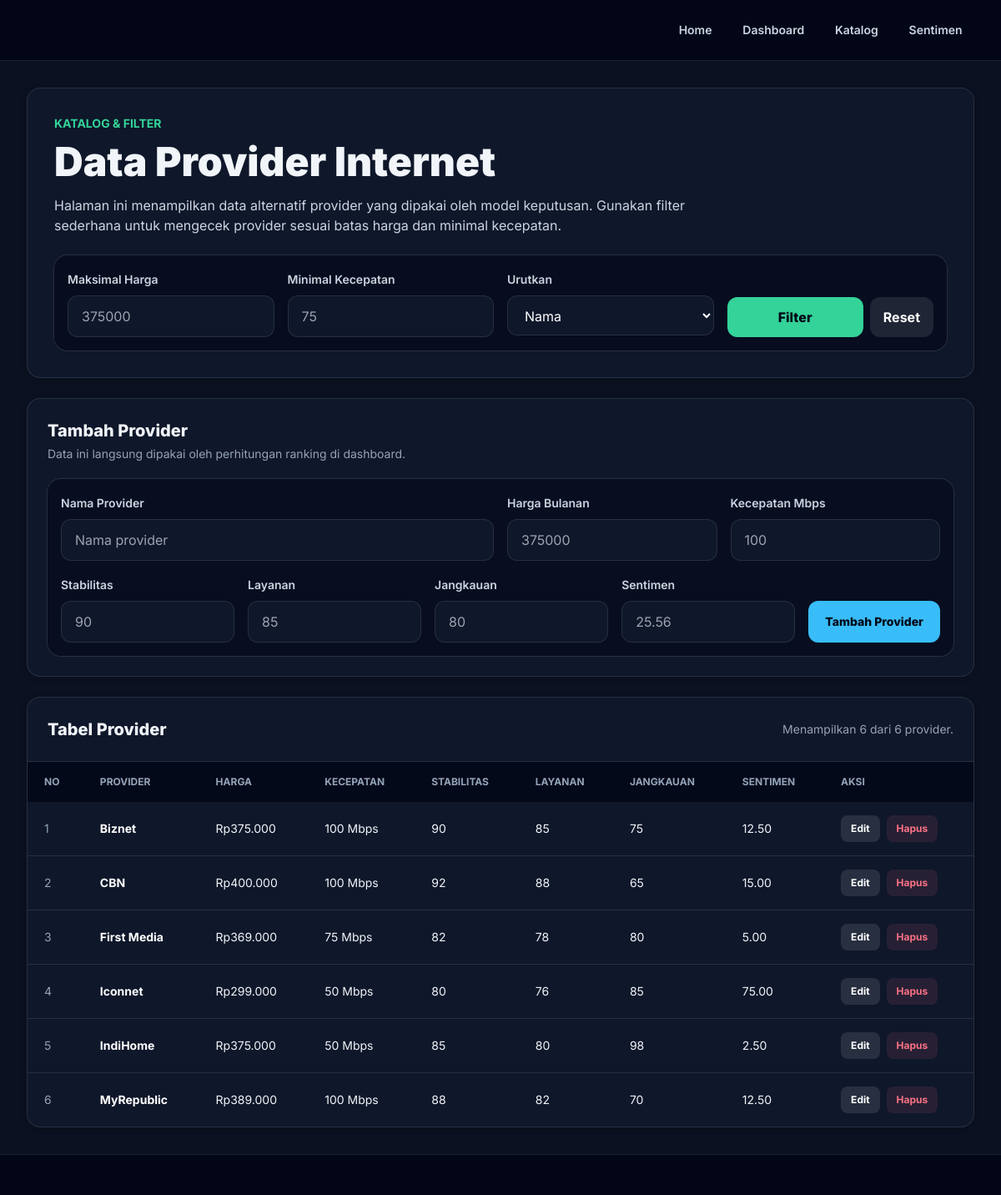
Screenshot of /katalog with the database file from the repository.
### tables this page shows
CREATE TABLE providers (
                id INTEGER PRIMARY KEY AUTOINCREMENT,
                name TEXT UNIQUE NOT NULL,
                price_idr REAL NOT NULL,
                speed_mbps REAL NOT NULL,
                stability REAL NOT NULL,
                service REAL NOT NULL,
                coverage REAL NOT NULL
            , sentiment REAL NOT NULL DEFAULT 0);

### app.py (the view)
@app.route("/katalog")
def katalog():
    providers = fetch_providers()
    filtered_providers = filter_providers(providers)
    edit_id = request.args.get("edit", type=int)
    edit_provider = fetch_provider(edit_id) if edit_id else None
    return render_template(
        "katalog.html",
        title="Katalog Provider",
        providers=filtered_providers,
        total_providers=len(providers),
        edit_provider=edit_provider,
    )

### app.py (called while the page is built)
def get_db() -> sqlite3.Connection:
    if "db" not in g:
        g.db = sqlite3.connect(DATABASE)
        g.db.row_factory = sqlite3.Row
    return g.db

def row_to_provider(row: sqlite3.Row) -> Provider:
    return Provider(
        id=row["id"],
        name=row["name"],
        **{field: row[field] for field in PROVIDER_FIELDS},
    )

def fetch_providers() -> list[Provider]:
    rows = get_db().execute("SELECT * FROM providers ORDER BY id").fetchall()
    return [row_to_provider(row) for row in rows]

def filter_providers(providers: list[Provider]) -> list[Provider]:
    max_price = request.args.get("max_price", type=float)
    min_speed = request.args.get("min_speed", type=float)
    sort_by = request.args.get("sort_by", "name")
    filtered = providers
    if max_price:
        filtered = [provider for provider in filtered if provider.price_idr <= max_price]
    if min_speed:
        filtered = [provider for provider in filtered if provider.speed_mbps >= min_speed]
    sort_map = {
        "name": lambda provider: provider.name,
        "price": lambda provider: provider.price_idr,
        "speed": lambda provider: -provider.speed_mbps,
        "stability": lambda provider: -provider.stability,
    }
    return sorted(filtered, key=sort_map.get(sort_by, sort_map["name"]))

@app.template_filter("idr")
def format_idr(value: float) -> str:
    return f"Rp{value:,.0f}".replace(",", ".")

### templates/katalog.html (shortened to what this page needs)
{% extends "layout.html" %}
{% block content %}
  <section class="glass rounded-2xl p-6 sm:p-8">
    <p class="text-sm font-bold uppercase text-mint">Katalog & Filter</p>
    <h1 class="mt-3 text-3xl font-black sm:text-5xl">Data Provider Internet</h1>
    <p class="mt-4 max-w-3xl text-slate-300">
      Halaman ini menampilkan data alternatif provider yang dipakai oleh model keputusan.
      Gunakan filter sederhana untuk mengecek provider sesuai batas harga dan minimal kecepatan.
    </p>
    <form method="get" class="mt-6 grid gap-4 rounded-2xl bg-slate-950/60 p-4 ring-1 ring-white/10 md:grid-cols-4">
      <label class="block">
        <span class="text-sm font-semibold text-slate-300">Maksimal Harga</span>
        <input name="max_price" value="{{ request.args.get('max_price', '') }}" type="number" placeholder="375000" class="mt-2 w-full rounded-xl border border-white/10 bg-slate-900 px-4 py-3 text-white outline-none focus:border-neon" />
      </label>
      <label class="block">
        <span class="text-sm font-semibold text-slate-300">Minimal Kecepatan</span>
        <input name="min_speed" value="{{ request.args.get('min_speed', '') }}" type="number" placeholder="75" class="mt-2 w-full rounded-xl border border-white/10 bg-slate-900 px-4 py-3 text-white outline-none focus:border-neon" />
      </label>
      <label class="block">
        <span class="text-sm font-semibold text-slate-300">Urutkan</span>
        <select name="sort_by" class="mt-2 w-full rounded-xl border border-white/10 bg-slate-900 px-4 py-3 text-white outline-none focus:border-neon">
          {% set sort_by = request.args.get('sort_by', 'name') %}
          <option value="name" {{ "selected" if sort_by == "name" else "" }}>Nama</option>
        </select>
      </label>
      <div class="flex items-end gap-2">
        <button class="w-full rounded-xl bg-mint px-4 py-3 font-extrabold text-slate-950">Filter</button>
        <a href="{{ url_for('katalog') }}" class="rounded-xl bg-white/10 px-4 py-3 font-bold text-white">Reset</a>
      </div>
    </form>
  </section>
  <section class="glass mt-6 rounded-2xl p-6">
    <div class="flex flex-col gap-2 sm:flex-row sm:items-start sm:justify-between">
      <div>
        <h2 class="text-xl font-extrabold">{{ "Edit Provider" if edit_provider else "Tambah Provider" }}</h2>
        <p class="mt-1 text-sm text-slate-400">Data ini langsung dipakai oleh perhitungan ranking di dashboard.</p>
      </div>
    </div>
    <form method="post" action="{{ url_for('save_provider') }}" class="mt-5 rounded-2xl bg-slate-950/50 p-4 ring-1 ring-white/10">
      <div class="grid gap-4 lg:grid-cols-4">
        <label class="block lg:col-span-2">
          <span class="text-sm font-semibold text-slate-300">Nama Provider</span>
          <input name="name" value="{{ edit_provider.name if edit_provider else '' }}" required placeholder="Nama provider" class="mt-2 w-full rounded-xl border border-white/10 bg-slate-900 px-4 py-3 text-white outline-none focus:border-neon" />
        </label>
        <label class="block">
          <span class="text-sm font-semibold text-slate-300">Harga Bulanan</span>
          <input name="price_idr" value="{{ '%.0f'|format(edit_provider.price_idr) if edit_provider else '' }}" required min="0" type="number" placeholder="375000" class="mt-2 w-full rounded-xl border border-white/10 bg-slate-900 px-4 py-3 text-white outline-none focus:border-neon" />
        </label>
        <label class="block">
          <span class="text-sm font-semibold text-slate-300">Kecepatan Mbps</span>
          <input name="speed_mbps" value="{{ '%.0f'|format(edit_provider.speed_mbps) if edit_provider else '' }}" required min="0" type="number" placeholder="100" class="mt-2 w-full rounded-xl border border-white/10 bg-slate-900 px-4 py-3 text-white outline-none focus:border-neon" />
        </label>
      </div>
      <div class="mt-4 grid gap-4 lg:grid-cols-[1fr_1fr_1fr_1fr_auto]">
        <label class="block">
          <span class="text-sm font-semibold text-slate-300">Stabilitas</span>
          <input name="stability" value="{{ '%.0f'|format(edit_provider.stability) if edit_provider else '' }}" required min="0" max="100" type="number" placeholder="90" class="mt-2 w-full rounded-xl border border-white/10 bg-slate-900 px-4 py-3 text-white outline-none focus:border-neon" />
        </label>
        <label class="block">
          <span class="text-sm font-semibold text-slate-300">Layanan</span>
          <input name="service" value="{{ '%.0f'|format(edit_provider.service) if edit_provider else '' }}" required min="0" max="100" type="number" placeholder="85" class="mt-2 w-full rounded-xl border border-white/10 bg-slate-900 px-4 py-3 text-white outline-none focus:border-neon" />
        </label>
        <label class="block">
          <span class="text-sm font-semibold text-slate-300">Jangkauan</span>
          <input name="coverage" value="{{ '%.0f'|format(edit_provider.coverage) if edit_provider else '' }}" required min="0" max="100" type="number" placeholder="80" class="mt-2 w-full rounded-xl border border-white/10 bg-slate-900 px-4 py-3 text-white outline-none focus:border-neon" />
        </label>
        <label class="block">
          <span class="text-sm font-semibold text-slate-300">Sentimen</span>
          <input name="sentiment" value="{{ '%.2f'|format(edit_provider.sentiment) if edit_provider else '' }}" required min="0" max="100" step="0.01" type="number" placeholder="25.56" class="mt-2 w-full rounded-xl border border-white/10 bg-slate-900 px-4 py-3 text-white outline-none focus:border-neon" />
        </label>
        <div class="flex items-end">
          <button class="h-[50px] w-full whitespace-nowrap rounded-xl bg-neon px-5 text-sm font-extrabold text-slate-950 transition hover:bg-sky-300 lg:w-auto">
            {{ "Simpan Perubahan" if edit_provider else "Tambah Provider" }}
          </button>
        </div>
      </div>
    </form>
  </section>
  <section class="glass mt-6 overflow-hidden rounded-2xl">
    <div class="flex flex-col gap-2 border-b border-white/10 p-6 sm:flex-row sm:items-center sm:justify-between">
      <h2 class="text-xl font-extrabold">Tabel Provider</h2>
      <p class="text-sm text-slate-400">Menampilkan {{ providers|length }} dari {{ total_providers }} provider.</p>
    </div>
    <div class="overflow-x-auto">
      <table class="w-full min-w-[840px] text-left text-sm">
        <thead class="bg-slate-950/80 text-xs uppercase text-slate-400">
          <tr>
            <th class="px-5 py-4">No</th>
            <th class="px-5 py-4">Provider</th>
            <th class="px-5 py-4">Harga</th>
            <th class="px-5 py-4">Kecepatan</th>
            <th class="px-5 py-4">Stabilitas</th>
            <th class="px-5 py-4">Layanan</th>
            <th class="px-5 py-4">Jangkauan</th>
            <th class="px-5 py-4">Sentimen</th>
            <th class="px-5 py-4">Aksi</th>
          </tr>
        </thead>
        <tbody class="divide-y divide-white/10">
          {% for provider in providers %}
            <tr class="hover:bg-white/5">
              <td class="px-5 py-4 text-slate-400">{{ loop.index }}</td>
              <td class="px-5 py-4 font-bold text-white">{{ provider.name }}</td>
              <td class="px-5 py-4">{{ provider.price_idr|idr }}</td>
              <td class="px-5 py-4">{{ "%.0f"|format(provider.speed_mbps) }} Mbps</td>
              <td class="px-5 py-4">{{ "%.0f"|format(provider.stability) }}</td>
              <td class="px-5 py-4">{{ "%.0f"|format(provider.service) }}</td>
              <td class="px-5 py-4">{{ "%.0f"|format(provider.coverage) }}</td>
              <td class="px-5 py-4">{{ "%.2f"|format(provider.sentiment) }}</td>
              <td class="px-5 py-4">
                <div class="flex gap-2">
                  <a href="{{ url_for('katalog', edit=provider.id) }}" class="rounded-lg bg-white/10 px-3 py-2 text-xs font-bold text-white transition hover:bg-white/15">Edit</a>
                  <form method="post" action="{{ url_for('delete_provider', provider_id=provider.id) }}">
                    <button class="rounded-lg bg-rose/10 px-3 py-2 text-xs font-bold text-rose transition hover:bg-rose/20" onclick="return confirm('Hapus provider ini?')">Hapus</button>
                  </form>
                </div>
              </td>
            </tr>
          {% else %}
            <tr>
              <td colspan="8" class="px-5 py-8 text-center text-slate-400">Tidak ada provider yang sesuai filter.</td>
            </tr>
          {% endfor %}
        </tbody>
      </table>
    </div>
  </section>
{% endblock %}

### templates/layout.html (shortened to what this page needs)
<!doctype html>
<html lang="id" class="scroll-smooth">
<head>
  <script src="https://cdn.tailwindcss.com"></script>
</head>
<body class="font-sans text-slate-100 antialiased">
  <nav class="sticky top-0 z-50 border-b border-white/10 bg-slate-950/90 backdrop-blur-xl">
    <div
      class="mx-auto flex max-w-7xl flex-col gap-4 px-4 py-4 sm:px-6 lg:flex-row lg:items-center lg:justify-between lg:px-8">
      <div class="flex flex-wrap gap-2 text-sm font-semibold text-slate-300">
        <a class="nav-link" href="{{ url_for('home') }}">Home</a>
        <a class="nav-link" href="{{ url_for('dashboard') }}">Dashboard</a>
        <a class="nav-link" href="{{ url_for('katalog') }}">Katalog</a>
        <a class="nav-link" href="{{ url_for('sentimen') }}">Sentimen</a>
      </div>
    </div>
  </nav>
  <main class="mx-auto min-h-[calc(100vh-10rem)] w-full max-w-7xl px-4 py-8 sm:px-6 lg:px-8">
    {% block content %}{% endblock %}
  </main>
  <footer class="border-t border-white/10 bg-slate-950">
    <div
      class="mx-auto flex max-w-7xl flex-col gap-2 px-4 py-6 text-sm text-slate-400 sm:px-6 lg:flex-row lg:items-center lg:justify-between lg:px-8">
    </div>
  </footer>
</body>
</html>

### templates/layout.html (style rules this page uses)
body { min-height: 100vh; background-color: #0b1120; }
.glass { background: #0f172a; border: 1px solid rgba(148, 163, 184, 0.18); box-shadow: 0 1px 8px rgba(0, 0, 0, 0.18); }
input[type="number"] { appearance: textfield; -moz-appearance: textfield; }
.nav-link { border-radius: 0.75rem; padding: 0.625rem 0.9rem; transition: background-color 160ms ease, color 160ms ease; }

### rows the page displays
providers: name "Biznet", price_idr|idr "Rp375.000", speed_mbps "100", stability "90", service "85", coverage "75", sentiment "12.50"
providers: name "CBN", price_idr|idr "Rp400.000", speed_mbps "100", stability "92", service "88", coverage "65", sentiment "15.00"
providers: name "First Media", price_idr|idr "Rp369.000", speed_mbps "75", stability "82", service "78", coverage "80", sentiment "5.00"
providers: name "Iconnet", price_idr|idr "Rp299.000", speed_mbps "50", stability "80", service "76", coverage "85", sentiment "75.00"
providers: name "IndiHome", price_idr|idr "Rp375.000", speed_mbps "50", stability "85", service "80", coverage "98", sentiment "2.50"
providers: name "MyRepublic", price_idr|idr "Rp389.000", speed_mbps "100", stability "88", service "82", coverage "70", sentiment "12.50"

### other values shown
{{ "Edit Provider" if edit_provider else "Tambah Provider" }} "Tambah Provider"
{{ "Simpan Perubahan" if edit_provider else "Tambah Provider" }} "Tambah Provider"
{{ providers|length }} "6"
{{ total_providers }} "6"
